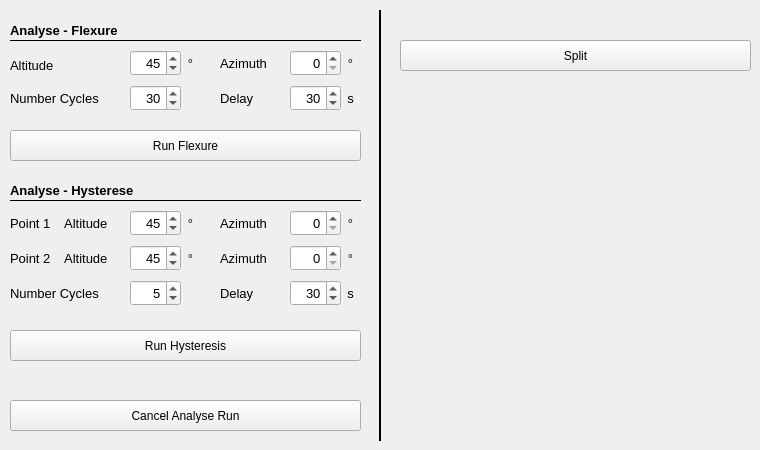
   <widget class="QWidget" name="Analyse">
    <attribute name="title">
     <string>Analyse</string>
    </attribute>
    <widget class="QLabel" name="label_107">
     <property name="geometry">
      <rect>
       <x>10</x>
       <y>20</y>
       <width>351</width>
       <height>21</height>
      </rect>
     </property>
     <property name="font">
      <font>
       <pointsize>10</pointsize>
       <weight>75</weight>
       <bold>true</bold>
      </font>
     </property>
     <property name="text">
      <string>Analyse - Flexure</string>
     </property>
    </widget>
    <widget class="QPushButton" name="btn_cancelAnalyse">
     <property name="enabled">
      <bool>true</bool>
     </property>
     <property name="geometry">
      <rect>
       <x>10</x>
       <y>400</y>
       <width>351</width>
       <height>31</height>
      </rect>
     </property>
     <property name="toolTip">
      <string>&lt;html&gt;&lt;head/&gt;&lt;body&gt;&lt;p&gt;Cancels the analyse run.&lt;/p&gt;&lt;/body&gt;&lt;/html&gt;</string>
     </property>
     <property name="text">
      <string>Cancel Analyse Run</string>
     </property>
    </widget>
    <widget class="QPushButton" name="btn_runFlexure">
     <property name="enabled">
      <bool>true</bool>
     </property>
     <property name="geometry">
      <rect>
       <x>10</x>
       <y>130</y>
       <width>351</width>
       <height>31</height>
      </rect>
     </property>
     <property name="toolTip">
      <string>&lt;html&gt;&lt;head/&gt;&lt;body&gt;&lt;p&gt;Runs a analyse cycle by constant pointing to given alt/az and measuring the error each delay seconds.&lt;/p&gt;&lt;/body&gt;&lt;/html&gt;</string>
     </property>
     <property name="text">
      <string>Run Flexure</string>
     </property>
    </widget>
    <widget class="Line" name="line_33">
     <property name="geometry">
      <rect>
       <x>10</x>
       <y>40</y>
       <width>351</width>
       <height>1</height>
      </rect>
     </property>
     <property name="frameShadow">
      <enum>QFrame::Plain</enum>
     </property>
     <property name="orientation">
      <enum>Qt::Horizontal</enum>
     </property>
    </widget>
    <widget class="QLabel" name="label_174">
     <property name="geometry">
      <rect>
       <x>10</x>
       <y>50</y>
       <width>51</width>
       <height>31</height>
      </rect>
     </property>
     <property name="font">
      <font>
       <pointsize>10</pointsize>
      </font>
     </property>
     <property name="text">
      <string>Altitude</string>
     </property>
    </widget>
    <widget class="QDoubleSpinBox" name="azimuthTimeChange">
     <property name="geometry">
      <rect>
       <x>290</x>
       <y>50</y>
       <width>51</width>
       <height>26</height>
      </rect>
     </property>
     <property name="font">
      <font>
       <family>Arial</family>
       <pointsize>10</pointsize>
       <weight>50</weight>
       <bold>false</bold>
      </font>
     </property>
     <property name="alignment">
      <set>Qt::AlignRight|Qt::AlignTrailing|Qt::AlignVCenter</set>
     </property>
     <property name="decimals">
      <number>0</number>
     </property>
     <property name="maximum">
      <double>359.000000000000000</double>
     </property>
     <property name="singleStep">
      <double>1.000000000000000</double>
     </property>
     <property name="value">
      <double>0.000000000000000</double>
     </property>
    </widget>
    <widget class="QLabel" name="label_175">
     <property name="geometry">
      <rect>
       <x>220</x>
       <y>50</y>
       <width>51</width>
       <height>26</height>
      </rect>
     </property>
     <property name="font">
      <font>
       <pointsize>10</pointsize>
      </font>
     </property>
     <property name="text">
      <string>Azimuth</string>
     </property>
    </widget>
    <widget class="QDoubleSpinBox" name="altitudeTimeChange">
     <property name="geometry">
      <rect>
       <x>130</x>
       <y>50</y>
       <width>51</width>
       <height>26</height>
      </rect>
     </property>
     <property name="font">
      <font>
       <family>Arial</family>
       <pointsize>10</pointsize>
       <weight>50</weight>
       <bold>false</bold>
      </font>
     </property>
     <property name="alignment">
      <set>Qt::AlignRight|Qt::AlignTrailing|Qt::AlignVCenter</set>
     </property>
     <property name="decimals">
      <number>0</number>
     </property>
     <property name="minimum">
      <double>0.000000000000000</double>
     </property>
     <property name="maximum">
      <double>90.000000000000000</double>
     </property>
     <property name="singleStep">
      <double>1.000000000000000</double>
     </property>
     <property name="value">
      <double>45.000000000000000</double>
     </property>
    </widget>
    <widget class="QLabel" name="label_176">
     <property name="geometry">
      <rect>
       <x>10</x>
       <y>85</y>
       <width>101</width>
       <height>26</height>
      </rect>
     </property>
     <property name="font">
      <font>
       <pointsize>10</pointsize>
      </font>
     </property>
     <property name="text">
      <string>Number Cycles</string>
     </property>
    </widget>
    <widget class="QDoubleSpinBox" name="numberRunsTimeChange">
     <property name="geometry">
      <rect>
       <x>130</x>
       <y>85</y>
       <width>51</width>
       <height>26</height>
      </rect>
     </property>
     <property name="font">
      <font>
       <family>Arial</family>
       <pointsize>10</pointsize>
       <weight>50</weight>
       <bold>false</bold>
      </font>
     </property>
     <property name="alignment">
      <set>Qt::AlignRight|Qt::AlignTrailing|Qt::AlignVCenter</set>
     </property>
     <property name="decimals">
      <number>0</number>
     </property>
     <property name="minimum">
      <double>10.000000000000000</double>
     </property>
     <property name="maximum">
      <double>300.000000000000000</double>
     </property>
     <property name="singleStep">
      <double>1.000000000000000</double>
     </property>
     <property name="value">
      <double>30.000000000000000</double>
     </property>
    </widget>
    <widget class="QLabel" name="label_111">
     <property name="geometry">
      <rect>
       <x>340</x>
       <y>50</y>
       <width>21</width>
       <height>26</height>
      </rect>
     </property>
     <property name="font">
      <font>
       <pointsize>10</pointsize>
      </font>
     </property>
     <property name="text">
      <string>°</string>
     </property>
     <property name="alignment">
      <set>Qt::AlignCenter</set>
     </property>
     <property name="wordWrap">
      <bool>false</bool>
     </property>
    </widget>
    <widget class="QLabel" name="label_112">
     <property name="geometry">
      <rect>
       <x>180</x>
       <y>50</y>
       <width>21</width>
       <height>26</height>
      </rect>
     </property>
     <property name="font">
      <font>
       <pointsize>10</pointsize>
      </font>
     </property>
     <property name="text">
      <string>°</string>
     </property>
     <property name="alignment">
      <set>Qt::AlignCenter</set>
     </property>
     <property name="wordWrap">
      <bool>false</bool>
     </property>
    </widget>
    <widget class="QLabel" name="label_177">
     <property name="geometry">
      <rect>
       <x>220</x>
       <y>85</y>
       <width>41</width>
       <height>26</height>
      </rect>
     </property>
     <property name="font">
      <font>
       <pointsize>10</pointsize>
      </font>
     </property>
     <property name="text">
      <string>Delay</string>
     </property>
    </widget>
    <widget class="QDoubleSpinBox" name="delayTimeFlexure">
     <property name="geometry">
      <rect>
       <x>290</x>
       <y>85</y>
       <width>51</width>
       <height>26</height>
      </rect>
     </property>
     <property name="font">
      <font>
       <family>Arial</family>
       <pointsize>10</pointsize>
       <weight>50</weight>
       <bold>false</bold>
      </font>
     </property>
     <property name="alignment">
      <set>Qt::AlignRight|Qt::AlignTrailing|Qt::AlignVCenter</set>
     </property>
     <property name="decimals">
      <number>0</number>
     </property>
     <property name="minimum">
      <double>1.000000000000000</double>
     </property>
     <property name="maximum">
      <double>300.000000000000000</double>
     </property>
     <property name="singleStep">
      <double>1.000000000000000</double>
     </property>
     <property name="value">
      <double>30.000000000000000</double>
     </property>
    </widget>
    <widget class="QLabel" name="label_115">
     <property name="geometry">
      <rect>
       <x>340</x>
       <y>85</y>
       <width>21</width>
       <height>26</height>
      </rect>
     </property>
     <property name="font">
      <font>
       <pointsize>10</pointsize>
      </font>
     </property>
     <property name="text">
      <string>s</string>
     </property>
     <property name="alignment">
      <set>Qt::AlignCenter</set>
     </property>
     <property name="wordWrap">
      <bool>false</bool>
     </property>
    </widget>
    <widget class="QLabel" name="label_118">
     <property name="geometry">
      <rect>
       <x>10</x>
       <y>180</y>
       <width>131</width>
       <height>21</height>
      </rect>
     </property>
     <property name="font">
      <font>
       <pointsize>10</pointsize>
       <weight>75</weight>
       <bold>true</bold>
      </font>
     </property>
     <property name="text">
      <string>Analyse - Hysterese</string>
     </property>
    </widget>
    <widget class="Line" name="line_37">
     <property name="geometry">
      <rect>
       <x>10</x>
       <y>200</y>
       <width>291</width>
       <height>1</height>
      </rect>
     </property>
     <property name="frameShadow">
      <enum>QFrame::Plain</enum>
     </property>
     <property name="orientation">
      <enum>Qt::Horizontal</enum>
     </property>
    </widget>
    <widget class="QPushButton" name="btn_runHysterese">
     <property name="enabled">
      <bool>true</bool>
     </property>
     <property name="geometry">
      <rect>
       <x>10</x>
       <y>330</y>
       <width>351</width>
       <height>31</height>
      </rect>
     </property>
     <property name="toolTip">
      <string>&lt;html&gt;&lt;head/&gt;&lt;body&gt;&lt;p&gt;Runs a analyse cycle by swapping two alt/az positions and measuring the error each delay seconds&lt;/p&gt;&lt;/body&gt;&lt;/html&gt;</string>
     </property>
     <property name="text">
      <string>Run Hysteresis</string>
     </property>
    </widget>
    <widget class="QLabel" name="label_182">
     <property name="geometry">
      <rect>
       <x>220</x>
       <y>245</y>
       <width>51</width>
       <height>26</height>
      </rect>
     </property>
     <property name="font">
      <font>
       <pointsize>10</pointsize>
      </font>
     </property>
     <property name="text">
      <string>Azimuth</string>
     </property>
    </widget>
    <widget class="QDoubleSpinBox" name="numberRunsHysterese">
     <property name="geometry">
      <rect>
       <x>130</x>
       <y>280</y>
       <width>51</width>
       <height>26</height>
      </rect>
     </property>
     <property name="font">
      <font>
       <family>Arial</family>
       <pointsize>10</pointsize>
       <weight>50</weight>
       <bold>false</bold>
      </font>
     </property>
     <property name="alignment">
      <set>Qt::AlignRight|Qt::AlignTrailing|Qt::AlignVCenter</set>
     </property>
     <property name="decimals">
      <number>0</number>
     </property>
     <property name="minimum">
      <double>1.000000000000000</double>
     </property>
     <property name="maximum">
      <double>50.000000000000000</double>
     </property>
     <property name="singleStep">
      <double>1.000000000000000</double>
     </property>
     <property name="value">
      <double>5.000000000000000</double>
     </property>
    </widget>
    <widget class="QLabel" name="label_183">
     <property name="geometry">
      <rect>
       <x>10</x>
       <y>280</y>
       <width>91</width>
       <height>26</height>
      </rect>
     </property>
     <property name="font">
      <font>
       <pointsize>10</pointsize>
      </font>
     </property>
     <property name="text">
      <string>Number Cycles</string>
     </property>
    </widget>
    <widget class="QLabel" name="label_184">
     <property name="geometry">
      <rect>
       <x>220</x>
       <y>280</y>
       <width>41</width>
       <height>26</height>
      </rect>
     </property>
     <property name="font">
      <font>
       <pointsize>10</pointsize>
      </font>
     </property>
     <property name="text">
      <string>Delay</string>
     </property>
    </widget>
    <widget class="QDoubleSpinBox" name="delayTimeHysterese">
     <property name="geometry">
      <rect>
       <x>290</x>
       <y>280</y>
       <width>51</width>
       <height>26</height>
      </rect>
     </property>
     <property name="font">
      <font>
       <family>Arial</family>
       <pointsize>10</pointsize>
       <weight>50</weight>
       <bold>false</bold>
      </font>
     </property>
     <property name="alignment">
      <set>Qt::AlignRight|Qt::AlignTrailing|Qt::AlignVCenter</set>
     </property>
     <property name="decimals">
      <number>0</number>
     </property>
     <property name="minimum">
      <double>1.000000000000000</double>
     </property>
     <property name="maximum">
      <double>300.000000000000000</double>
     </property>
     <property name="singleStep">
      <double>1.000000000000000</double>
     </property>
     <property name="value">
      <double>30.000000000000000</double>
     </property>
    </widget>
    <widget class="QDoubleSpinBox" name="azimuthHysterese2">
     <property name="geometry">
      <rect>
       <x>290</x>
       <y>245</y>
       <width>51</width>
       <height>26</height>
      </rect>
     </property>
     <property name="font">
      <font>
       <family>Arial</family>
       <pointsize>10</pointsize>
       <weight>50</weight>
       <bold>false</bold>
      </font>
     </property>
     <property name="alignment">
      <set>Qt::AlignRight|Qt::AlignTrailing|Qt::AlignVCenter</set>
     </property>
     <property name="decimals">
      <number>0</number>
     </property>
     <property name="maximum">
      <double>359.000000000000000</double>
     </property>
     <property name="singleStep">
      <double>1.000000000000000</double>
     </property>
     <property name="value">
      <double>0.000000000000000</double>
     </property>
    </widget>
    <widget class="QLabel" name="label_117">
     <property name="geometry">
      <rect>
       <x>340</x>
       <y>280</y>
       <width>21</width>
       <height>26</height>
      </rect>
     </property>
     <property name="font">
      <font>
       <pointsize>10</pointsize>
      </font>
     </property>
     <property name="text">
      <string>s</string>
     </property>
     <property name="alignment">
      <set>Qt::AlignCenter</set>
     </property>
     <property name="wordWrap">
      <bool>false</bool>
     </property>
    </widget>
    <widget class="QLabel" name="label_114">
     <property name="geometry">
      <rect>
       <x>180</x>
       <y>245</y>
       <width>21</width>
       <height>26</height>
      </rect>
     </property>
     <property name="font">
      <font>
       <pointsize>10</pointsize>
      </font>
     </property>
     <property name="text">
      <string>°</string>
     </property>
     <property name="alignment">
      <set>Qt::AlignCenter</set>
     </property>
     <property name="wordWrap">
      <bool>false</bool>
     </property>
    </widget>
    <widget class="QDoubleSpinBox" name="altitudeHysterese2">
     <property name="geometry">
      <rect>
       <x>130</x>
       <y>245</y>
       <width>51</width>
       <height>26</height>
      </rect>
     </property>
     <property name="font">
      <font>
       <family>Arial</family>
       <pointsize>10</pointsize>
       <weight>50</weight>
       <bold>false</bold>
      </font>
     </property>
     <property name="alignment">
      <set>Qt::AlignRight|Qt::AlignTrailing|Qt::AlignVCenter</set>
     </property>
     <property name="decimals">
      <number>0</number>
     </property>
     <property name="minimum">
      <double>0.000000000000000</double>
     </property>
     <property name="maximum">
      <double>90.000000000000000</double>
     </property>
     <property name="singleStep">
      <double>1.000000000000000</double>
     </property>
     <property name="value">
      <double>45.000000000000000</double>
     </property>
    </widget>
    <widget class="QLabel" name="label_119">
     <property name="geometry">
      <rect>
       <x>340</x>
       <y>245</y>
       <width>21</width>
       <height>26</height>
      </rect>
     </property>
     <property name="font">
      <font>
       <pointsize>10</pointsize>
      </font>
     </property>
     <property name="text">
      <string>°</string>
     </property>
     <property name="alignment">
      <set>Qt::AlignCenter</set>
     </property>
     <property name="wordWrap">
      <bool>false</bool>
     </property>
    </widget>
    <widget class="QLabel" name="label_185">
     <property name="geometry">
      <rect>
       <x>10</x>
       <y>210</y>
       <width>101</width>
       <height>26</height>
      </rect>
     </property>
     <property name="font">
      <font>
       <pointsize>10</pointsize>
      </font>
     </property>
     <property name="text">
      <string>Point 1    Altitude</string>
     </property>
    </widget>
    <widget class="QLabel" name="label_120">
     <property name="geometry">
      <rect>
       <x>180</x>
       <y>210</y>
       <width>21</width>
       <height>26</height>
      </rect>
     </property>
     <property name="font">
      <font>
       <pointsize>10</pointsize>
      </font>
     </property>
     <property name="text">
      <string>°</string>
     </property>
     <property name="alignment">
      <set>Qt::AlignCenter</set>
     </property>
     <property name="wordWrap">
      <bool>false</bool>
     </property>
    </widget>
    <widget class="QLabel" name="label_121">
     <property name="geometry">
      <rect>
       <x>340</x>
       <y>210</y>
       <width>21</width>
       <height>26</height>
      </rect>
     </property>
     <property name="font">
      <font>
       <pointsize>10</pointsize>
      </font>
     </property>
     <property name="text">
      <string>°</string>
     </property>
     <property name="alignment">
      <set>Qt::AlignCenter</set>
     </property>
     <property name="wordWrap">
      <bool>false</bool>
     </property>
    </widget>
    <widget class="QDoubleSpinBox" name="azimuthHysterese1">
     <property name="geometry">
      <rect>
       <x>290</x>
       <y>210</y>
       <width>51</width>
       <height>26</height>
      </rect>
     </property>
     <property name="font">
      <font>
       <family>Arial</family>
       <pointsize>10</pointsize>
       <weight>50</weight>
       <bold>false</bold>
      </font>
     </property>
     <property name="alignment">
      <set>Qt::AlignRight|Qt::AlignTrailing|Qt::AlignVCenter</set>
     </property>
     <property name="decimals">
      <number>0</number>
     </property>
     <property name="maximum">
      <double>359.000000000000000</double>
     </property>
     <property name="singleStep">
      <double>1.000000000000000</double>
     </property>
     <property name="value">
      <double>0.000000000000000</double>
     </property>
    </widget>
    <widget class="QDoubleSpinBox" name="altitudeHysterese1">
     <property name="geometry">
      <rect>
       <x>130</x>
       <y>210</y>
       <width>51</width>
       <height>26</height>
      </rect>
     </property>
     <property name="font">
      <font>
       <family>Arial</family>
       <pointsize>10</pointsize>
       <weight>50</weight>
       <bold>false</bold>
      </font>
     </property>
     <property name="alignment">
      <set>Qt::AlignRight|Qt::AlignTrailing|Qt::AlignVCenter</set>
     </property>
     <property name="decimals">
      <number>0</number>
     </property>
     <property name="minimum">
      <double>0.000000000000000</double>
     </property>
     <property name="maximum">
      <double>90.000000000000000</double>
     </property>
     <property name="singleStep">
      <double>1.000000000000000</double>
     </property>
     <property name="value">
      <double>45.000000000000000</double>
     </property>
    </widget>
    <widget class="QLabel" name="label_186">
     <property name="geometry">
      <rect>
       <x>220</x>
       <y>210</y>
       <width>51</width>
       <height>26</height>
      </rect>
     </property>
     <property name="font">
      <font>
       <pointsize>10</pointsize>
      </font>
     </property>
     <property name="text">
      <string>Azimuth</string>
     </property>
    </widget>
    <widget class="Line" name="line_43">
     <property name="geometry">
      <rect>
       <x>10</x>
       <y>190</y>
       <width>351</width>
       <height>21</height>
      </rect>
     </property>
     <property name="frameShadow">
      <enum>QFrame::Plain</enum>
     </property>
     <property name="orientation">
      <enum>Qt::Horizontal</enum>
     </property>
    </widget>
    <widget class="QLabel" name="label_187">
     <property name="geometry">
      <rect>
       <x>10</x>
       <y>245</y>
       <width>101</width>
       <height>26</height>
      </rect>
     </property>
     <property name="font">
      <font>
       <pointsize>10</pointsize>
      </font>
     </property>
     <property name="text">
      <string>Point 2    Altitude</string>
     </property>
    </widget>
    <widget class="Line" name="line_52">
     <property name="geometry">
      <rect>
       <x>370</x>
       <y>10</y>
       <width>21</width>
       <height>431</height>
      </rect>
     </property>
     <property name="styleSheet">
      <string notr="true"/>
     </property>
     <property name="frameShadow">
      <enum>QFrame::Plain</enum>
     </property>
     <property name="lineWidth">
      <number>2</number>
     </property>
     <property name="orientation">
      <enum>Qt::Vertical</enum>
     </property>
    </widget>
    <widget class="QPushButton" name="btn_split">
     <property name="enabled">
      <bool>true</bool>
     </property>
     <property name="geometry">
      <rect>
       <x>400</x>
       <y>40</y>
       <width>351</width>
       <height>31</height>
      </rect>
     </property>
     <property name="toolTip">
      <string>&lt;html&gt;&lt;head/&gt;&lt;body&gt;&lt;p&gt;Runs a analyse cycle by swapping two alt/az positions and measuring the error each delay seconds&lt;/p&gt;&lt;/body&gt;&lt;/html&gt;</string>
     </property>
     <property name="text">
      <string>Split</string>
     </property>
    </widget>
    <zorder>line_33</zorder>
    <zorder>line_43</zorder>
    <zorder>line_52</zorder>
    <zorder>label_107</zorder>
    <zorder>btn_cancelAnalyse</zorder>
    <zorder>btn_runFlexure</zorder>
    <zorder>label_174</zorder>
    <zorder>azimuthTimeChange</zorder>
    <zorder>label_175</zorder>
    <zorder>altitudeTimeChange</zorder>
    <zorder>label_176</zorder>
    <zorder>numberRunsTimeChange</zorder>
    <zorder>label_111</zorder>
    <zorder>label_112</zorder>
    <zorder>label_177</zorder>
    <zorder>delayTimeFlexure</zorder>
    <zorder>label_115</zorder>
    <zorder>label_118</zorder>
    <zorder>line_37</zorder>
    <zorder>btn_runHysterese</zorder>
    <zorder>label_182</zorder>
    <zorder>numberRunsHysterese</zorder>
    <zorder>label_183</zorder>
    <zorder>label_184</zorder>
    <zorder>delayTimeHysterese</zorder>
    <zorder>azimuthHysterese2</zorder>
    <zorder>label_117</zorder>
    <zorder>label_114</zorder>
    <zorder>altitudeHysterese2</zorder>
    <zorder>label_119</zorder>
    <zorder>label_185</zorder>
    <zorder>label_120</zorder>
    <zorder>label_121</zorder>
    <zorder>azimuthHysterese1</zorder>
    <zorder>altitudeHysterese1</zorder>
    <zorder>label_186</zorder>
    <zorder>label_187</zorder>
    <zorder>btn_split</zorder>
   </widget>
